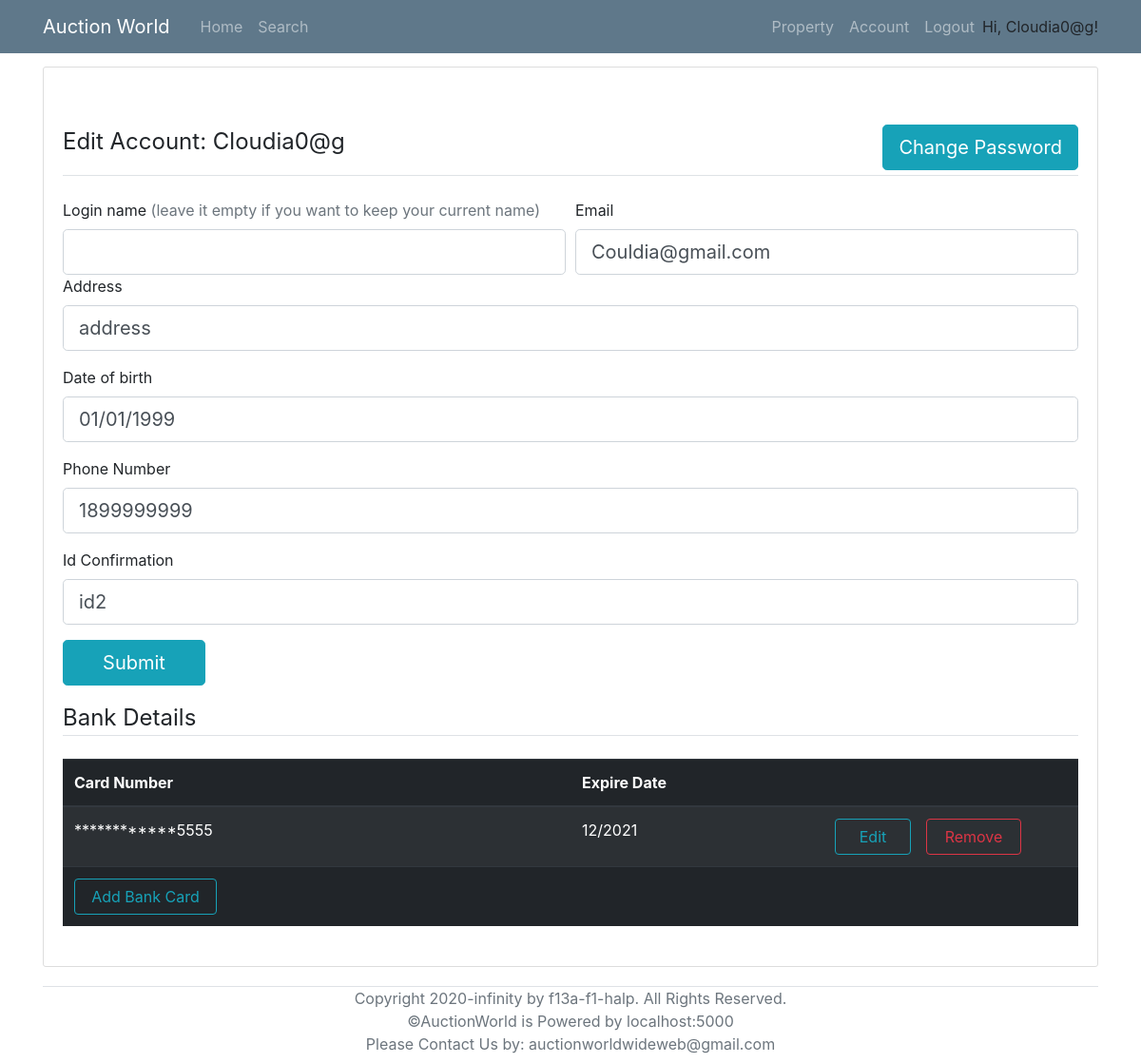
The app's page /account/2 (signed in) with its own data.
### models.py (models this page shows, shortened)
class User(UserMixin, db.Model):
    __tablename__ = 'User'
    id = db.Column(db.Integer, primary_key = True)
    login_name = db.Column(db.String(collation='NOCASE') ,unique=True, nullable=False)
    email = db.Column(db.String, unique=True, nullable=False)
    password_hash = db.Column(db.String, nullable=False)
    address = db.Column(db.String(1000), nullable=False)
    date_of_birth = db.Column(db.DateTime, nullable=False)
    phone_number = db.Column(db.String,unique=True, nullable=False)
    id_confirmation = db.Column(db.String(100), nullable=True)
    auctionId = db.relationship('AuctionDetails', backref='seller', lazy='dynamic')
    properties = db.relationship('Property', backref='sellerID', lazy='dynamic')
    cards = db.relationship('BankDetails', backref='user', lazy='dynamic')
    registeredProperties = db.relationship('Property',secondary=lambda: RegisteredAssociation.__table__, backref="RegisteredBidders")

class BankDetails(db.Model):
    __tablename__ = 'BankDetails'
    id = db.Column("card_number",db.String, primary_key=True)
    holder_fname = db.Column(db.String(), nullable=False)
    holder_lname = db.Column(db.String(20), nullable=False)
    cvc = db.Column(db.String, nullable=False)
    expire_date = db.Column(db.DateTime, nullable=False)
    user_id = db.Column(db.Integer, db.ForeignKey('User.id'), nullable=False)

### routes.py (the view)
@app.route('/account/<user_id>', methods=['POST','GET'])
@login_required
def account(user_id):
    form = AccountForm()
    user = User.query.get(user_id)
    cards = BankDetails.query.filter_by(user_id = current_user.id).all()
    fail=False
    if form.validate_on_submit():
        if not form.validate_email(user_id):
            flash(f'The email has been used by other users, please enter another one','danger')
            fail=True
        if not form.validate_username(form.login_name.data, user_id):
            flash(f"Please select another unique name or leave the slot empty for not changing your login name.\nPay attention that login name is case insensitive which means TOM123 and tOm123 are for same login name, only change capitals will not work ", 'danger')
            fail=True
        if not form.validate_phone_number(user_id):
            flash(f'The phone number has been used by other users, please enter another one','danger')
            fail=True
        if not form.validate_date_of_birth(form.date_of_birth.data):
            flash(f'The date of birth should be smaller than current time','danger')
            fail=True
        if fail:
             return render_template('account.html', title='account', form=form, user=user, cards = cards, user_id = current_user.id)
        if form.login_name.data:
            flash('Congrats! The login name has been changed to '+ form.login_name.data, 'success')
            user.set_login_name(form.login_name.data)
        user.set_address(form.address.data)
        user.set_phone_number(form.phone_number.data)
        user.set_date_of_birth(form.date_of_birth.data)
        user.set_email(form.email.data)
        user.set_id_confirmation(form.id_confirmation.data)
        db.session.commit()
        if not form.id_confirmation.data or len(cards) == 0:
            flash(f'To do more actions in our system, it is required to enter the your identification and have at least one card', 'info')
            return render_template('account.html', title='account', form=form, user=user, cards = cards)
        return redirect(url_for('home'))
    elif request.method == 'GET':
        form.address.data = current_user.address
        form.date_of_birth.data = current_user.date_of_birth
        form.phone_number.data = current_user.phone_number
        form.email.data = current_user.email
        form.id_confirmation.data = current_user.id_confirmation
        if len(current_user.cards.all()) == 0:
            flash(f'You have not entered a credit card before, please upload one with full bank details.', 'info')
    return render_template('account.html', title='account', form=form, user=user, cards = cards)

### forms.py (shortened to what this page needs)
class AccountForm(FlaskForm):
    login_name = StringField('Login name', validators=[Optional()])
    email = StringField('Email', validators=[DataRequired(), Email()])
    address = StringField('Address', validators=[DataRequired()])
    date_of_birth = DateTimeField('Date of birth', format = "%d/%m/%Y", validators=[DataRequired()])
    phone_number = StringField ('Phone Number',  validators=[ DataRequired(),Length(min=10, max=10) ] )
    id_confirmation = StringField ('Id Confirmation', validators=[Optional()])
    submit = SubmitField('Submit')

### models.py (called while the page is built)
@login_manager.user_loader
def load_user(id):
    return User.query.get(id)

### templates/account.html (shortened to what this page needs)
{% extends "base.html" %}
{% block content %}
    <div class="content-section">
        <form action="" method= "POST" style="margin-top: 50px;" novalidate>
            <fieldset class="form-group">
                <legend class="border-bottom mb-4">Edit Account: {{current_user.login_name}}
                    <a class="btn btn-info btn-lg" style="float: right; margin-bottom: 5px;" href="{{url_for('changePassword', user_id=current_user.id)}}">Change Password</a>
                </legend>
                <div class="form-row">
                    <div class="col">
                        <div>
                            <span>{{ form.login_name.label }}</span>
                            <span class="text-muted">(leave it empty if you want to keep your current name)</span>
                        </div>
                        {% if form.login_name.errors %}
                            {{ form.login_name(class="form-control form-control-lg is-invalid") }}
                            <div class="invalid-feedback">
                                {% for error in form.login_name.errors %}
                                    <span>{{ error }}</span>
                                {% endfor %}
                            </div>
                        {% else %}
                            {{ form.login_name(class="form-control form-control-lg") }}
                        {% endif %}
                    </div>
                    <div class="col">
                        {{ form.email.label }}<br>
                        {% if form.email.errors %}
                            {{ form.email(class="form-control form-control-lg is-invalid") }}
                            <div class="invalid-feedback">
                                {% for error in form.email.errors %}
                                    <span>{{ error }}</span>
                                {% endfor %}
                            </div>
                        {% else %}
                            {{ form.email(class="form-control form-control-lg") }}
                        {% endif %}
                    </div>
                </div>
                <div class="form-group">
                    {{ form.address.label }}<br>
                    {% if form.address.errors %}
						{{ form.address(class="form-control form-control-lg is-invalid") }}
						<div class="invalid-feedback">
							{% for error in form.address.errors %}
								<span>{{ error }}</span>
							{% endfor %}
						</div>
					{% else %}
						{{ form.address(class="form-control form-control-lg") }}
					{% endif %}
                </div>
                <div class="form-group">
                    {{ form.date_of_birth.label(class="form-control-label") }}<br>
                    {% if form.date_of_birth.errors %}
						{{ form.date_of_birth(class="form-control form-control-lg is-invalid") }}
						<div class="invalid-feedback">
							{% for error in form.date_of_birth.errors %}
								<span>{{ error }}</span>
							{% endfor %}
						</div>
					{% else %}
						{{ form.date_of_birth(class="form-control form-control-lg", placeholder="dd/mm/yyyy") }}
					{% endif %}
                </div>
                <div class="form-group">
                    {{ form.phone_number.label }}<br>
                    {% if form.phone_number.errors %}
                        {{ form.phone_number(class="form-control form-control-lg is-invalid") }}
                        <div class="invalid-feedback">
                            {% for error in form.phone_number.errors %}
                                <span>{{ error }}</span>
                            {% endfor %}
                        </div>
                    {% else %}
                        {{ form.phone_number(class="form-control form-control-lg") }}
                    {% endif %}
                </div>
                <div class="form-group">
                    {{ form.id_confirmation.label }}<br>
                    {% if form.id_confirmation.errors %}
                        {{ form.id_confirmation(class="form-control form-control-lg is-invalid") }}
                        <div class="invalid-feedback">
                            {% for error in form.id_confirmation.errors %}
                                <span>{{ error }}</span>
                            {% endfor %}
                        </div>
                    {% else %}
                        {{ form.id_confirmation(class="form-control form-control-lg") }}
                    {% endif %}
                </div>
                <div class="form-group">{{ form.submit(class="btn btn-info btn-lg" , style="width:150px") }}</div>
                <legend class="border-bottom mb-4">Bank Details</legend>
                <table class="table table-striped table-dark">
                    <thead>
                        <tr>
                            <th scope="col" style="width: 50%;" >Card Number</th>
                            <th scope="col" style="width: 15%;">Expire Date</th>
                            <th scope="col" style="width: 35%;"> </th>
                        </tr>
                    </thead>
                {% if cards %}
                    <tbody>
                    {% for i in cards %}
                        <tr>
                            <td>************{{i.id[-4:]}}</td>
                            <td>{{i.expire_date.strftime("%m/%Y")}}</td>
                            <td>
                                <a href={{ url_for("removetBankDetails", card_id=i.id) }} onclick = "{if (confirm ( 'Are you sure?')) {this. document.formname.submit (); return true;} return false;} " class="btn btn-outline-danger mr-5" style="float: right; width: 100px;">Remove</a>
                                <a href={{ url_for("editBankDetails", card_id=i.id) }} class="btn btn-outline-info mr-3" style="float: right; width: 80px;">Edit</a>
                            </td>
                        </tr>
                    {% endfor %}
                {% else %}
                    <tr>
                        <td colspan="4"><h5>No cards, Please add one </h5></td>
                    </tr>
                {% endif %}
                        <tr>
                            <td colspan="4" style="float: center;"><a href={{ url_for("addBankDetail") }} class="btn btn-outline-info" style="width:150px">Add Bank Card</a></td>
                        </tr>
                    </tbody>
                </table>
            </fieldset>
        </form>
    </div>
{% endblock %}

### templates/base.html (shortened to what this page needs)
<!DOCTYPE html>
<html lang="en">
<head>
    <link rel="stylesheet" type="text/css" href="../static/css/main.css">
    <link rel="stylesheet" href="https://maxcdn.bootstrapcdn.com/bootstrap/4.0.0/css/bootstrap.min.css">
</head>
<body>
    <header class="site-header">
        <nav class="navbar navbar-expand-md navbar-dark bg-steel fixed-top">
          <div class="container">
            <a class="navbar-brand mr-4" href="/" >Auction World</a>
            <div class="collapse navbar-collapse" id="navbarToggle">
              <div class="navbar-nav mr-auto">
                <a class="nav-item nav-link" href="{{ url_for('home') }}">Home</a>
                <a class="nav-item nav-link" href="/search">Search</a>
              </div>
              <div class="navbar-nav">
                {% if current_user.is_authenticated %}
                  <a class="nav-item nav-link" href="/property">Property</a>
                  <a class="nav-item nav-link" href={{ url_for("account", user_id=current_user.id) }}>Account</a>
                  <a class="nav-item nav-link" href="/logout">Logout</a>
                  <p style="margin-top: 8px; margin-bottom: 0px;">Hi, {{ current_user.login_name }}!</p>
                {% endif %}
              </div>
            </div>
          </div>
        </nav>
      </header>
      <main role="main" class="container" style="margin-top: 70px;">
        <div class="row">
          <div class="col-md-12">
            {% block content %}{% endblock %}
          </div>
        </div>
        <div class="border-top relative-bottom text-center text-muted mb-2" >
          Copyright 2020-infinity by f13a-f1-halp. All Rights Reserved. <br>
          ©AuctionWorld is Powered by localhost:5000 <br>
          Please Contact Us by: auctionworldwideweb@gmail.com
        </div>
      </main>
</body>
</html>

### static/css/main.css (style rules this page uses)
body { background: #fafafa; color: #333333; margin-top: 5rem; }
.bg-steel { background-color: #5f788a; }
.site-header .navbar-nav .nav-link { color: #cbd5db; }
.content-section { background: #ffffff; padding: 10px 20px; border: 1px solid #dddddd; border-radius: 3px; margin-bottom: 20px; }

### records on screen
User: login_name "Cloudia0@g", email "Couldia@gmail.com", address.label "Address", address "address", date_of_birth "01/01/1999", phone_number "1899999999", id_confirmation "id2"
BankDetails: id "5555", expire_date "12/2021"
